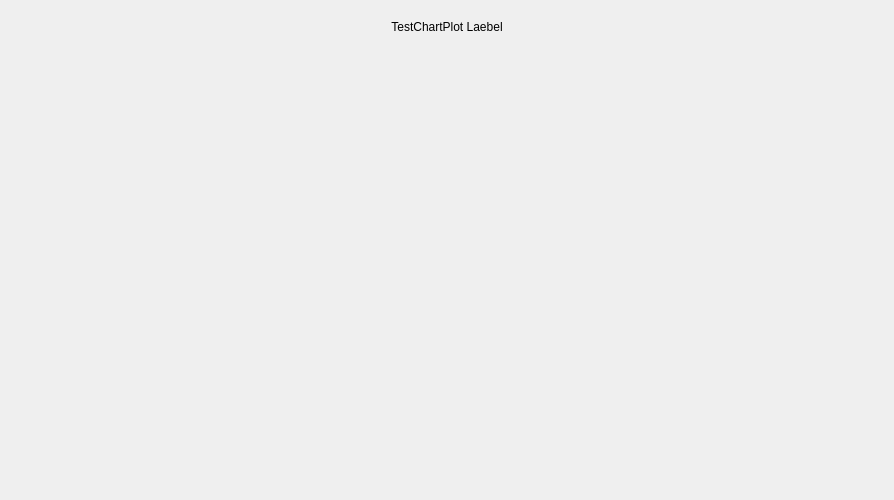
<?xml version="1.0" encoding="UTF-8"?>
<ui version="4.0">
 <class>chartPlotPage</class>
 <widget class="QWidget" name="chartPlotPage">
  <property name="geometry">
   <rect>
    <x>0</x>
    <y>0</y>
    <width>894</width>
    <height>500</height>
   </rect>
  </property>
  <property name="windowTitle">
   <string>Form</string>
  </property>
  <layout class="QHBoxLayout" name="horizontalLayout_2">
   <item>
    <widget class="CardWidget" name="CardWidget">
     <property name="borderRadius">
      <number>30</number>
     </property>
     <layout class="QHBoxLayout" name="horizontalLayout">
      <item>
       <layout class="QVBoxLayout" name="verticalLayout" stretch="0,1">
        <item>
         <widget class="LargeTitleLabel" name="LargeTitleLabel">
          <property name="text">
           <string>TestChartPlot Laebel</string>
          </property>
          <property name="alignment">
           <set>Qt::AlignCenter</set>
          </property>
         </widget>
        </item>
        <item>
         <widget class="ImageLabel" name="chartPlotImageLabel">
          <property name="sizePolicy">
           <sizepolicy hsizetype="Ignored" vsizetype="Ignored">
            <horstretch>0</horstretch>
            <verstretch>0</verstretch>
           </sizepolicy>
          </property>
          <property name="maximumSize">
           <size>
            <width>16777215</width>
            <height>16777215</height>
           </size>
          </property>
         </widget>
        </item>
       </layout>
      </item>
     </layout>
    </widget>
   </item>
  </layout>
 </widget>
 <customwidgets>
  <customwidget>
   <class>CardWidget</class>
   <extends>QFrame</extends>
   <header>qfluentwidgets</header>
   <container>1</container>
  </customwidget>
  <customwidget>
   <class>LargeTitleLabel</class>
   <extends>QLabel</extends>
   <header>qfluentwidgets</header>
  </customwidget>
  <customwidget>
   <class>ImageLabel</class>
   <extends>QLabel</extends>
   <header>qfluentwidgets</header>
  </customwidget>
 </customwidgets>
 <resources/>
 <connections/>
</ui>
